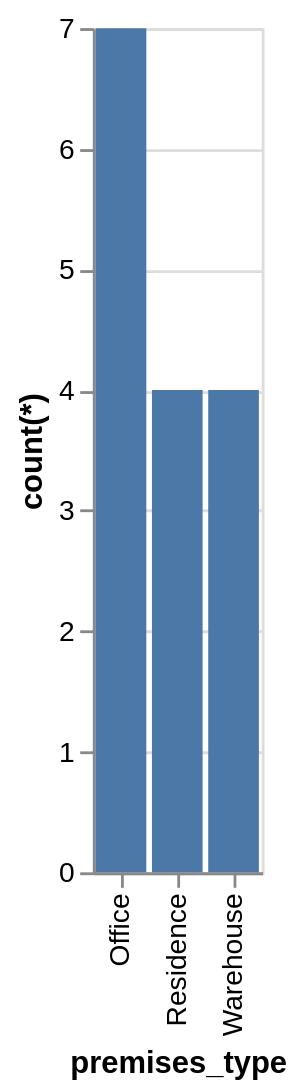

This figure's Vega-Lite source:
### Vega-Lite specification from a JSON file in a GitHub repository (floating-point values rounded to 4 significant figures)
{"data": {"values": [{"x_data": "Office", "y_data": 7}, {"x_data": "Residence", "y_data": 4}, {"x_data": "Warehouse", "y_data": 4}]}, "mark": "bar", "encoding": {"x": {"field": "x_data", "type": "nominal", "title": "premises_type", "sort": "ascending"}, "y": {"field": "y_data", "type": "quantitative", "title": "count(*)"}}}
